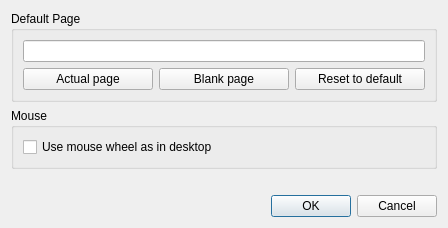
<?xml version="1.0" encoding="UTF-8"?>
<ui version="4.0">
 <class>PreferencesDialog</class>
 <widget class="QDialog" name="PreferencesDialog">
  <property name="geometry">
   <rect>
    <x>0</x>
    <y>0</y>
    <width>448</width>
    <height>228</height>
   </rect>
  </property>
  <property name="windowTitle">
   <string>Preferences</string>
  </property>
  <layout class="QVBoxLayout" name="verticalLayout_3">
   <item>
    <widget class="QGroupBox" name="groupBox">
     <property name="title">
      <string>Default Page</string>
     </property>
     <layout class="QVBoxLayout" name="verticalLayout_2">
      <item>
       <widget class="QLineEdit" name="lineEdit"/>
      </item>
      <item>
       <layout class="QHBoxLayout" name="horizontalLayout">
        <item>
         <widget class="QPushButton" name="pushButton">
          <property name="text">
           <string>Actual page</string>
          </property>
         </widget>
        </item>
        <item>
         <widget class="QPushButton" name="pushButton_2">
          <property name="text">
           <string>Blank page</string>
          </property>
         </widget>
        </item>
        <item>
         <widget class="QPushButton" name="pushButton_3">
          <property name="text">
           <string>Reset to default</string>
          </property>
         </widget>
        </item>
       </layout>
      </item>
     </layout>
    </widget>
   </item>
   <item>
    <widget class="QGroupBox" name="groupBox_2">
     <property name="title">
      <string>Mouse</string>
     </property>
     <layout class="QVBoxLayout" name="verticalLayout">
      <item>
       <widget class="QCheckBox" name="checkBox">
        <property name="text">
         <string>Use mouse wheel as in desktop</string>
        </property>
       </widget>
      </item>
     </layout>
    </widget>
   </item>
   <item>
    <spacer name="verticalSpacer">
     <property name="orientation">
      <enum>Qt::Vertical</enum>
     </property>
     <property name="sizeHint" stdset="0">
      <size>
       <width>20</width>
       <height>12</height>
      </size>
     </property>
    </spacer>
   </item>
   <item>
    <widget class="QDialogButtonBox" name="buttonBox">
     <property name="orientation">
      <enum>Qt::Horizontal</enum>
     </property>
     <property name="standardButtons">
      <set>QDialogButtonBox::Cancel|QDialogButtonBox::Ok</set>
     </property>
    </widget>
   </item>
  </layout>
 </widget>
 <resources/>
 <connections>
  <connection>
   <sender>buttonBox</sender>
   <signal>accepted()</signal>
   <receiver>PreferencesDialog</receiver>
   <slot>accept()</slot>
   <hints>
    <hint type="sourcelabel">
     <x>248</x>
     <y>254</y>
    </hint>
    <hint type="destinationlabel">
     <x>157</x>
     <y>274</y>
    </hint>
   </hints>
  </connection>
  <connection>
   <sender>buttonBox</sender>
   <signal>rejected()</signal>
   <receiver>PreferencesDialog</receiver>
   <slot>reject()</slot>
   <hints>
    <hint type="sourcelabel">
     <x>316</x>
     <y>260</y>
    </hint>
    <hint type="destinationlabel">
     <x>286</x>
     <y>274</y>
    </hint>
   </hints>
  </connection>
 </connections>
</ui>
